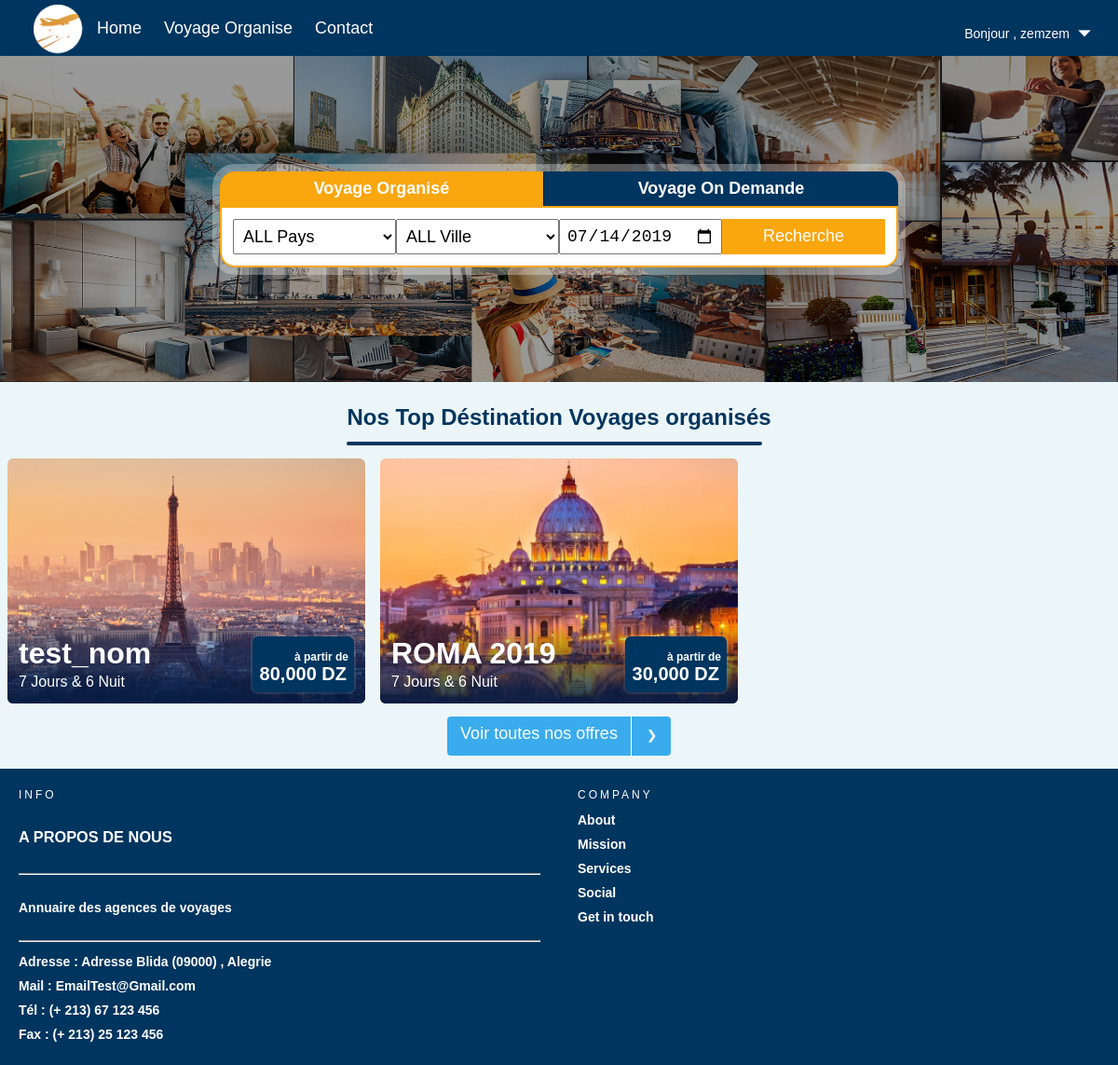
Page / (signed in) on the committed database.
### tables this page shows
create table voyage
(
   voyage_id            int not null auto_increment,
   compte_agence_id     int,
   nom                  varchar(20),
   ville_id             int,
   guide_id             int,
   nbr_jour             int,
   hotel_id             int,
   description          varchar(500),
   cover                varchar(20),
   primary key (voyage_id)
);

### php/database.inc (called while the page is built, shortened)
<?php
class database{
  public $connection;
  public function __construct()
  {
    $this->connection=mysqli_connect("localhost","root","","pfe");
    $this->connection->set_charset("utf8");
  }
  public function query($sql)
  {
    $result=mysqli_query($this->connection,$sql);
    return $result;
  }
}

### index.php (the view, shortened to what this page needs)
<!DOCTYPE html>
<?php
require 'php/database.inc';
$database=new database();
 ?>
<html lang="en" dir="ltr">
  <head>
    <?php include 'php/Client/css.php'; ?>
  </head>
  <body>
    <div class="nav_bar">
        <div class="nav_bar_cover_index">
          <div class="nav_bar_from">
            <div class="nav_bar_from_titre">
              <button type="button" class="nav_bar_from_titre_choix nav_bar_from_titre_choix_active"
               id="voyage_organis_btn" onclick="change('voyage_organis')" name="button">
                Voyage Organisé
              </button>
              <button type="button" class="nav_bar_from_titre_choix" id="voyage_btn"
                  onclick="change('voyage')" name="button">Voyage On Demande</button>
            </div>
            <div class="nav_bar_div_form nav_bar_div_form_activ" id="voyage_organis_form">
              <form class="formtest" action="VoyageOrganise.php" method="GET">
                <div class="nab_bar_index_div_input">
                  <select class="nab_bar_index_input" placeholder="pays" name="pays" onchange="LoadVille(this.value)">
                    <option value="">ALL Pays</option>
                  </select>
                </div>
                <div class="nab_bar_index_div_input">
                  <select class="nab_bar_index_input" placeholder="ville" id="ville" name="ville">
                    <option value="">ALL Ville</option>
                  </select>
                </div>
                <div class="nab_bar_index_div_input">
                  <input type="date" class="nab_bar_index_input" placeholder="à partir" name="date" value="<?php echo date("Y-m-d"); ?>">
                </div>
                <div class="nab_bar_index_div_input">
                  <button type="submit" class="recharche_btn" name="Recharche">Recherche</button>
                </div>
              </form>
            </div>
          </div>
        </div>
    </div>
    <div class="index_offre_page">
      <div class="index_offre_top_voyage_titre">
        <label for="">
          Nos Top Déstination Voyages organisés
        </label>
      </div>
      <div class="index_offre_top_voyage_list_offre">
        <?php
          $result=$database->query("select voyage.voyage_id,voyage.nom as voyage_nom,nbr_jour,min(prix_A_T) as prix from voyage join voyage_date on voyage.voyage_id= voyage_date.voyage_id group by voyage.voyage_id order by voyage.voyage_id DESC limit 3");
          while ($row=mysqli_fetch_assoc($result)):
        ?>
        <a href="Voyage.php?voyage_id=1">
          <div class="index_offre_top_voyage_offre">
            <img src="img/Client/photo_index/<?php echo $row["voyage_id"]; ?>.jpg" alt="">
            <div class="index_offre_top_voyage_desc">
              <div class="index_offre_top_voyage_nom_day">
                <label class="index_offre_top_voyage_nom"><?php echo $row["voyage_nom"]; ?></label>
                <label class="index_offre_top_voyage_day">
                  <?php echo $row["nbr_jour"]." Jours & ".intval($row["nbr_jour"]-1)." Nuit"; ?>
                </label>
              </div>
              <div class="index_offre_top_voyage_prix">
                <label for=""><?php echo number_format($row["prix"]*10000); ?> DZ</label>
              </div>
            </div>
          </div>
        </a>
        <?php endwhile;?>
      </div>
      <div class="index_offre_top_voyage_btn_more">
        <a href="VoyageOrganise.php">
          <div class="index_offre_top_voyage_btn_more_titre">
            <label for="">Voir toutes nos offres</label>
            <img src="img/Client/icon/suivant18px.png" alt="">
          </div>
        </a>
      </div>
    </div>
  </body>
</html>

### css/Client/standard.css (style rules this page uses)
:root { --color-bleu-claire :#3AACED; --color-bleu :#00355f; --color-bleu-fonce :#001f39; --color-lemon: #f9a60f; --color-lemon-2eme : #EEC218; --color-gris :#888DA0; }
body,html { margin: 0px; padding: 0px; background-color: #ECF6F8; font-family:sans-serif; }
a { text-decoration: none; color: white; }

### css/Client/navbar.css (style rules this page uses)
.nav_bar { justify-content: center; background-color: var(--color-bleu); }
.nav_bar_cover_index { height: 350px; width: 100%; display: flex; justify-content: center; position: relative; }
.nav_bar_from { display: grid; justify-content: flex-start; margin-top: auto; margin-bottom: auto; position: relative; z-index: 4; overflow: hidden; border-radius:16px; box-shadow: 0px 0px 0px 8px rgba(255,255,255,0.3); }
.nav_bar_from_titre { display: grid; grid-template-columns: auto auto; }
.nav_bar_from_titre_choix { border: none; background-color: var(--color-bleu); padding: 8px; color: white; font-size: 18px; font-weight:bold; border-left: 1.5px solid var(--color-bleu-fonce); }
.nav_bar_from_titre_choix:nth-child(1) { border-left: none; }
.nav_bar_from_titre_choix_active { background-color: var(--color-lemon); }
.nav_bar_div_form { background-color: white; padding: 12px; border-bottom-left-radius: 16px; border-bottom-right-radius: 16px; border: 2px solid var(--color-lemon); display: none; width: 700px; }
.nav_bar_div_form_activ { display: block; }
.formtest { display: flex; }
.nab_bar_index_div_input { width: 100%; display: flex; }
.nab_bar_index_input,.recharche_btn { padding: 6px; font-size: 18px; width: 100%; }
.recharche_btn { border: none; background-color: var(--color-lemon); color: white; }

### css/Client/index.css (style rules this page uses)
.index_offre_page { display: block; width: 100%; }
.index_offre_top_voyage_titre { margin-top: 24px; text-align: center; }
.index_offre_top_voyage_titre label { color: var(--color-bleu); font-size: 24px; font-weight: bold; position: relative; }
.index_offre_top_voyage_titre label::before { content: ''; position: absolute; margin-top: 40px; border: 2px solid var(--color-bleu); border-radius: 16px; width: 97%; }
.index_offre_top_voyage_list_offre { display: grid; grid-template-columns: 32% 32% 32%; grid-gap: 16px; justify-content: center; margin-top: 30px; }
.index_offre_top_voyage_offre { position: relative; border-radius: 6px; overflow: hidden; height: 100%; }
.index_offre_top_voyage_offre img { width:100%; height: 100%; }
.index_offre_top_voyage_desc { position: absolute; bottom: 0px; left: 0; right: 0; padding: 12px; color: white; display: flex; justify-content: space-between; background: linear-gradient(to bottom, rgba(6,27,65,0) 0%,rgba(6,27,65,0.95) 100%); }
.index_offre_top_voyage_nom_day { display: grid; }
.index_offre_top_voyage_nom { font-size: 32px; font-weight: bold; }
.index_offre_top_voyage_prix { display: table; background-color: var(--color-bleu); border-radius: 6px; height:60px; text-align: center; position: relative; z-index: 3; box-shadow: 0px 0px 0px 2px rgba(255,255,255,0.1); }
.index_offre_top_voyage_prix label { display: table-cell; vertical-align: bottom; font-size: 20px; padding: 8px; font-weight: bold; position: relative; }
.index_offre_top_voyage_prix label::after { content: 'à partir de'; font-size: 12px; font-weight: unset; position: absolute; margin-top: -14px; margin-left: -56px; }
.index_offre_top_voyage_btn_more { display: flex; justify-content: center; padding: 14px; overflow: hidden; }
.index_offre_top_voyage_btn_more a,.voyage_organise_btn_more a,.btn_envoyee { text-decoration: none; color: white; font-size: 18px; font-weight: 200; background-color: var(--color-bleu-claire); width: 240px; border-radius: 4px; border: none; }
.index_offre_top_voyage_btn_more_titre { display: flex; justify-content: space-between; text-align: center; position: relative; }
.index_offre_top_voyage_btn_more_titre label { margin-top: 8px; width:100%; cursor: pointer; }
.index_offre_top_voyage_btn_more_titre img { padding: 12px; border-left: 1px solid white; }
.index_offre_top_voyage_btn_more_titre::after,.btn_envoyee::after { content: ""; height: 40px; width: 0px; background-color: rgb(255,255,255,.1); position:absolute; transition: .4s; }

### rows in the picture
voyage: shows a picture, nom "test_nom", nbr_jour "7", $row['nbr_jour']-1 "6", prix "80,000"
voyage: shows a picture, nom "ROMA 2019", nbr_jour "7", $row['nbr_jour']-1 "6", prix "30,000"

### other values in the picture
$_SESSION["nom"] "zemzem"
